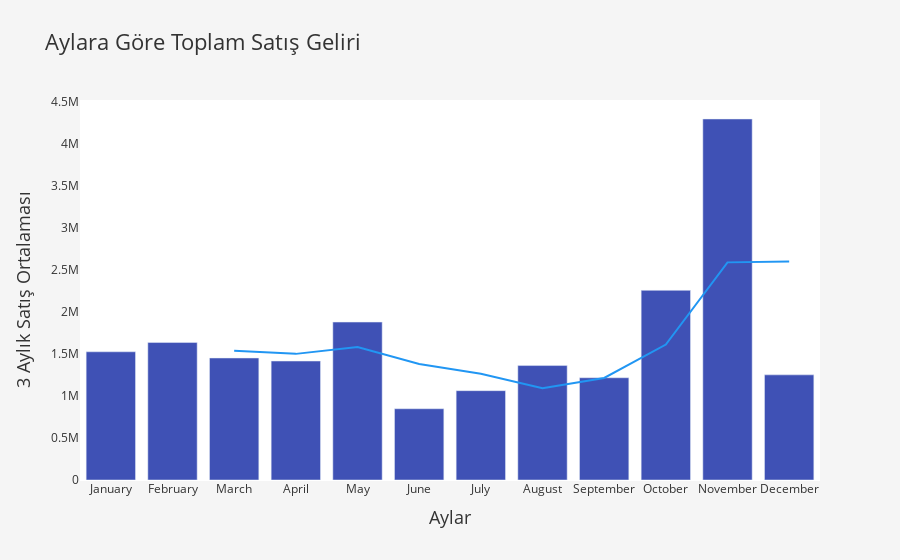

Here is the notebook cell this chart was saved with:
### Markdown cell above
1. **Grafiğin Amacı:** Son bir yıllık satışların aylık gösterimi
1. **Yanıt vereceği Soru:** Geçtiğimiz 1 yılda satışlarımız aylık olarak nasıl değişti?

### Code cell
import warnings
warnings.filterwarnings('ignore')

temp = df[['ORDERDATE', 'SALES']]
temp['ORDERMONTHNAME'] = df['ORDERDATE'].dt.month_name()
temp['ORDERMONTH'] = df['ORDERDATE'].dt.month

monthly = temp.groupby(['ORDERMONTHNAME', 'ORDERMONTH'])['SALES'].sum().reset_index()
monthly = monthly.sort_values(by='ORDERMONTH')
monthly['SALES_MA'] = monthly['SALES'].rolling(window=3).mean()

# Line Chart
fig = px.line(monthly, x='ORDERMONTHNAME', y='SALES_MA', title='Aylara Göre Toplam Satış Geliri',
              labels={'ORDERMONTHNAME': 'Aylar', 'SALES_MA': '3 Aylık Satış Ortalaması'},
              color_discrete_sequence=[colors['accent-100']])

# Bar Chart
fig.add_bar(x=monthly['ORDERMONTHNAME'], y=monthly['SALES'], name='Toplam Satış Geliri', 
             marker_color=colors['primary-100'])

# Grafik tasarımını özelleştirme
fig.update_layout(
    plot_bgcolor=colors['bg-100'],
    paper_bgcolor=colors['bg-200'],
    font=dict(color=colors['text-100']),
    title_font=dict(size=22, color=colors['text-100']),
    xaxis_title_font=dict(size=18, color=colors['text-100']),
    yaxis_title_font=dict(size=18, color=colors['text-100']),
    showlegend=False
)

fig.show()

### Figure 1 — Plotly figure (JSON) as saved in the notebook; plotly's stock layout.template omitted (floating-point values rounded to 4 significant figures)
{"data": [{"hovertemplate": "Aylar=%{x}<br>3 Aylık Satış Ortalaması=%{y}<extra></extra>", "legendgroup": "", "line": {"color": "#2196F3", "dash": "solid"}, "marker": {"symbol": "circle"}, "mode": "lines", "name": "", "orientation": "v", "showlegend": false, "type": "scatter", "x": ["January", "February", "March", "April", "May", "June", "July", "August", "September", "October", "November", "December"], "xaxis": "x", "y": [null, null, 1537000.0, 1500000.0, 1581000.0, 1380000.0, 1263000.0, 1090000.0, 1213000.0, 1611000.0, 2588000.0, 2600000.0], "yaxis": "y"}, {"marker": {"color": "#3F51B5"}, "name": "Toplam Satış Geliri", "type": "bar", "x": ["January", "February", "March", "April", "May", "June", "July", "August", "September", "October", "November", "December"], "y": [1525000.0, 1635000.0, 1451000.0, 1415000.0, 1878000.0, 847500.0, 1062000.0, 1361000.0, 1216000.0, 2255000.0, 4294000.0, 1250000.0]}], "layout": {"font": {"color": "#333333"}, "legend": {"tracegroupgap": 0}, "paper_bgcolor": "#f5f5f5", "plot_bgcolor": "#FFFFFF", "showlegend": false, "title": {"font": {"color": "#333333", "size": 22}, "text": "Aylara Göre Toplam Satış Geliri"}, "xaxis": {"anchor": "y", "domain": [0, 1], "title": {"font": {"color": "#333333", "size": 18}, "text": "Aylar"}}, "yaxis": {"anchor": "x", "domain": [0, 1], "title": {"font": {"color": "#333333", "size": 18}, "text": "3 Aylık Satış Ortalaması"}}}}
